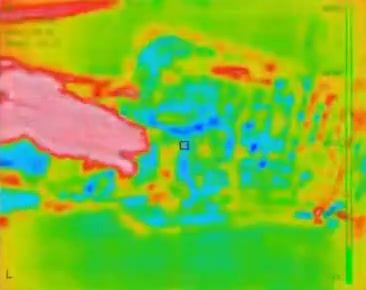
#> input picture thermal_videos/flow_frames/frame4.jpg, 366 x 290 px
$ python find_warm_flow.py
#> lines starting #> are read from the running program, lines starting #| are printed output that depends on the picture; after the words box and inside, x2 and y2 are one past the last pixel; in counts of white or black regions, pixels touching at a corner belong together
import cv2
import numpy as np

def show_modified_image(image_path):
    # Read the image using OpenCV
#> called with image_path = '../thermal_videos/flow_frames/frame4.jpg'
    image = cv2.imread(image_path)
#> image is the input picture: shape (290, 366, 3); mean B, G, R 49.8, 185.2, 125.7

    # Define the red channel threshold and the green/blue thresholds
    red_threshold = 200

    # Create a mask for pixels where the red channel is high and the green/blue channels are lower
    mask = (image[:, :, 2] > red_threshold)
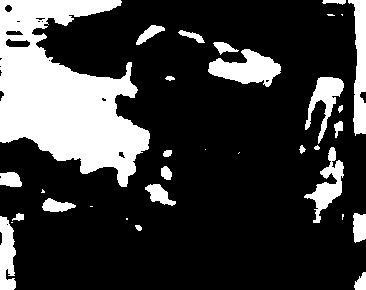
#> mask: shape (290, 366) bool; 22.8% white; 33 white regions (9 under 20 px), largest, box (x1, y1, x2, y2) and area: (0, 0, 150, 187) 15711, (208, 49, 281, 87) 1547, (348, 0, 366, 136) 1457
    #& (image[:, :, 1] < green_blue_threshold) & (image[:, :, 0] < green_blue_threshold)

    # Convert all non-"very red" pixels to white (255, 255, 255)
    image[~mask] = [255, 255, 255]
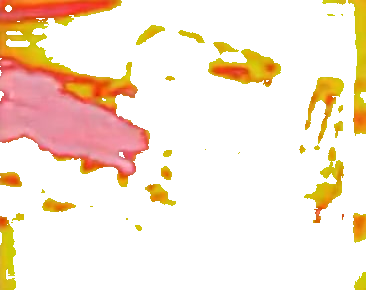
#> image: shape (290, 366, 3); mean B, G, R 212.3, 229.5, 248.2

    # Show the image in a window
    cv2.imshow('Modified Image', image)

    # Wait for any key press to close the window
    cv2.waitKey(0)
    cv2.destroyAllWindows()

# Example usage:
show_modified_image('../thermal_videos/flow_frames/frame4.jpg')

$ run again, with thermal_videos/flow_frames/frame1.jpg copied over thermal_videos/flow_frames/frame4.jpg
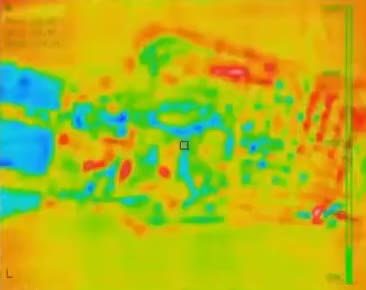
#> input picture thermal_videos/flow_frames/frame1.jpg, 366 x 290 px
#> in show_modified_image, image is the input picture: shape (290, 366, 3); mean B, G, R 26.1, 183.1, 176.7
#> in show_modified_image, `mask = (image[:, :, 2] > red_threshold)`:
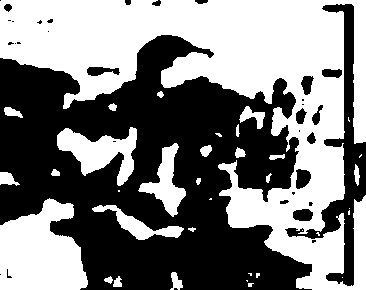
#> mask: shape (290, 366) bool; 49.8% white; 36 white regions (14 under 20 px), largest, box (x1, y1, x2, y2) and area: (0, 0, 366, 290) 40925, (0, 198, 88, 290) 5889, (57, 127, 137, 186) 2290
#> in show_modified_image, `image[~mask] = [255, 255, 255]`:
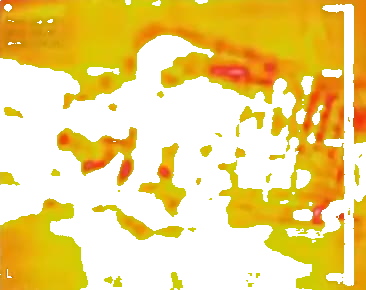
#> image: shape (290, 366, 3); mean B, G, R 132.3, 212.4, 238.8

$ run again, with thermal_videos/flow_frames/frame10.jpg copied over thermal_videos/flow_frames/frame4.jpg
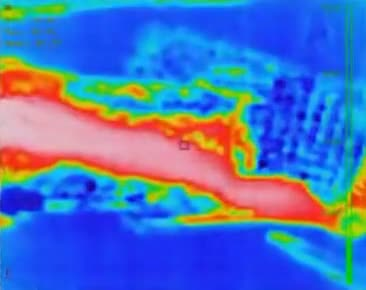
#> input picture thermal_videos/flow_frames/frame10.jpg, 366 x 290 px
#> in show_modified_image, image is the input picture: shape (290, 366, 3); mean B, G, R 187.6, 115.7, 76.6
#> in show_modified_image, `mask = (image[:, :, 2] > red_threshold)`:
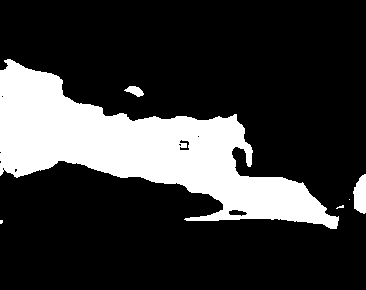
#> mask: shape (290, 366) bool; 21.6% white; 6 white regions (3 under 20 px), largest, box (x1, y1, x2, y2) and area: (0, 59, 339, 229) 22362, (353, 174, 366, 214) 396, (124, 86, 144, 97) 127
#> in show_modified_image, `image[~mask] = [255, 255, 255]`:
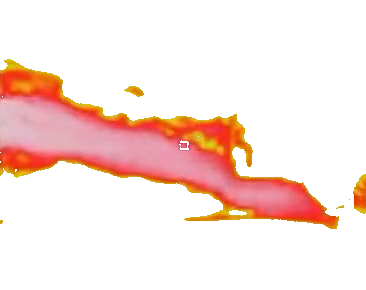
#> image: shape (290, 366, 3); mean B, G, R 220.5, 226.4, 249.9
